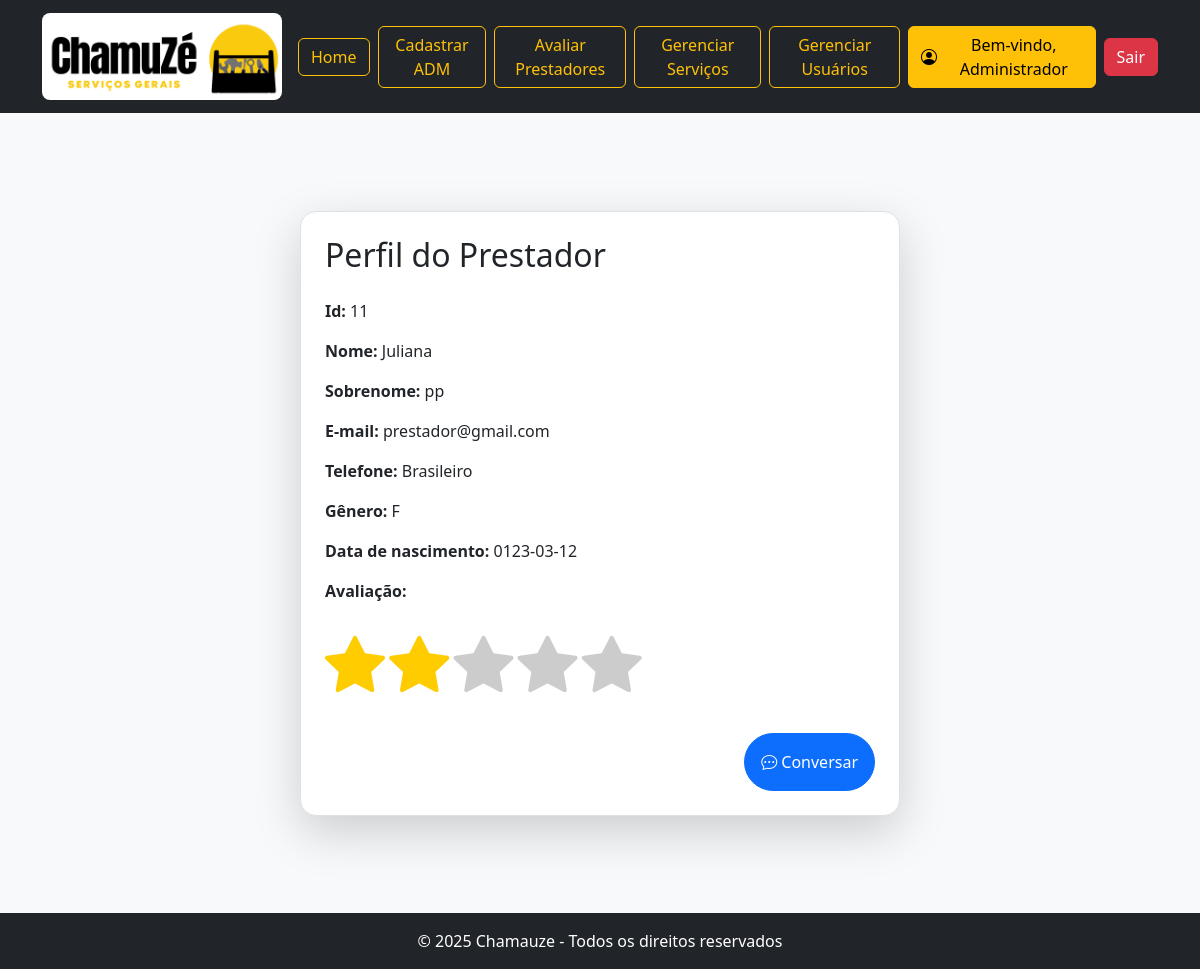
The app's page /prestador/paginaPrestador.php?id_prestador=11 (signed in) with its own data.
### tables this page shows
CREATE TABLE `prestador` (
  `id_prestador` int(11) NOT NULL,
  `cnpj` varchar(14) NOT NULL,
  `img_rg` varchar(255) NOT NULL,
  `chave_pix` varchar(100) NOT NULL,
  `status_avaliacao` enum('aprovado','naoverificado') NOT NULL,
  `data_ingresso_facul` datetime DEFAULT NULL
);

CREATE TABLE `usuario` (
  `id_usuario` int(11) NOT NULL,
  `nome` varchar(100) NOT NULL,
  `sobrenome` varchar(150) NOT NULL,
  `email` varchar(150) NOT NULL,
  `senha` varchar(255) NOT NULL,
  `cpf` varchar(11) NOT NULL,
  `telefone` varchar(30) NOT NULL,
  `nacionalidade` varchar(50) NOT NULL,
  `data_nascimento` date NOT NULL,
  `nota_reputacao` decimal(3,2) NOT NULL,
  `genero` enum('F','M','O') NOT NULL,
  `tipo_perfil` enum('administrador','prestador','solicitante') NOT NULL
);

### helpers/biblioteca.php (called while the page is built, shortened)
<?php
$conexao = conectaDB();
function buscarPrestadorNoBancoPeloId($id){
    global $conexao;
    $sql = "SELECT * FROM usuario LEFT JOIN prestador ON usuario.id_usuario = prestador.id_prestador WHERE id_usuario = ?";
    $stmt = $conexao->prepare($sql);
    $stmt->bind_param("i", $id);
    $stmt->execute();
    $result = $stmt->get_result();
    return $result->fetch_assoc();
}
?>

### prestador/paginaPrestador.php (the view, shortened to what this page needs)
<?php
include "../helpers/biblioteca.php";
$prestador = buscarPrestadorNoBancoPeloId($_GET['id_prestador'] ?? null);
?>
<!DOCTYPE html>
<html lang="pt-br">
<head>
    <link rel="stylesheet" href="../assets/css/estrelas.css">
    <link href="https://cdn.jsdelivr.net/npm/bootstrap@5.3.3/dist/css/bootstrap.min.css" rel="stylesheet">
    <link rel="stylesheet" href="../assets/css/estilo.css">
    <link rel="stylesheet" href="https://cdn.jsdelivr.net/npm/bootstrap-icons/font/bootstrap-icons.css">
</head>
<body class="bg-light  vh-100">
    <main class="min-vh-100 d-flex align-items-center justify-content-center bg-light">
        <div class="col-md-6 shadow-lg p-4 bg-white rounded-4 border">
            <div class="d-flex align-items-center mb-4">
                <h2 class="m-0">Perfil do Prestador</h2>
            </div>
            <p><strong>Id:</strong> <?= $prestador['id_prestador'] ?></p>
            <p><strong>Nome:</strong> <?= $prestador['nome'] ?></p>
            <p><strong>Sobrenome:</strong> <?= $prestador['sobrenome'] ?></p>
            <p><strong>E-mail:</strong> <?= $prestador['email'] ?></p>
            <p><strong>Telefone:</strong> <?= $prestador['telefone'] ?></p>
            <p><strong>Gênero:</strong> <?= $prestador['genero'] ?></p>
            <p><strong>Data de nascimento:</strong> <?= $prestador['data_nascimento'] ?></p>
            <p><strong>Avaliação:</strong></p>
            <div>
                <?php
                if ($prestador['nota_reputacao'] <= 0) {
                    echo "<div>
                    <i class='bi bi-star-fill estrela-avaliacao-vazia'></i>
                    <i class='bi bi-star-fill estrela-avaliacao-vazia'></i>
                    <i class='bi bi-star-fill estrela-avaliacao-vazia'></i>
                    <i class='bi bi-star-fill estrela-avaliacao-vazia'></i>
                    <i class='bi bi-star-fill estrela-avaliacao-vazia'></i>
                    </div>";
                } else if ($prestador['nota_reputacao'] <= 2.5) {
                    echo "<div>
                    <i class='bi bi-star-fill estrela-avaliacao-preenchida'></i>
                    <i class='bi bi-star-fill estrela-avaliacao-preenchida'></i>
                    <i class='bi bi-star-fill estrela-avaliacao-vazia'></i>
                    <i class='bi bi-star-fill estrela-avaliacao-vazia'></i>
                    <i class='bi bi-star-fill estrela-avaliacao-vazia'></i>
                    </div>";
                } else if ($prestador['nota_reputacao'] <= 3.5) {
                    echo "<div>
                    <i class='bi bi-star-fill estrela-avaliacao-preenchida'></i>
                    <i class='bi bi-star-fill estrela-avaliacao-preenchida'></i>
                    <i class='bi bi-star-fill estrela-avaliacao-preenchida'></i>
                    <i class='bi bi-star-fill estrela-avaliacao-vazia'></i>
                    <i class='bi bi-star-fill estrela-avaliacao-vazia'></i>
                    </div>";
                } else if ($prestador['nota_reputacao'] <= 4.5) {
                    echo "<div>
                    <i class='bi bi-star-fill estrela-avaliacao-preenchida'></i>
                    <i class='bi bi-star-fill estrela-avaliacao-preenchida'></i>
                    <i class='bi bi-star-fill estrela-avaliacao-preenchida'></i>
                    <i class='bi bi-star-fill estrela-avaliacao-preenchida'></i>
                    <i class='bi bi-star-fill estrela-avaliacao-vazia'></i>
                    </div>";
                }
                ?>
            </div>
            <form action="../config/chat.php" class="mt-4 text-end" method="GET">
                <button class="btn btn-primary rounded-pill p-3">
                    <i class="bi bi-chat-dots"></i> Conversar
                </button>
            </form>
        </div>
    </main>
    <?php include "../footer.php"; ?>
</body>
</html>

### assets/css/estrelas.css (style rules this page uses)
.estrela-avaliacao-preenchida { font-size: 60px; color:#FC0; }
.estrela-avaliacao-vazia { font-size: 60px; color:#CCC; }

### records on screen
prestador: id_prestador "11", id_prestador.nome "Juliana", id_prestador.sobrenome "pp", id_prestador.email "prestador@gmail.com", id_prestador.telefone "Brasileiro", id_prestador.genero "F", id_prestador.data_nascimento "0123-03-12"

### other values on screen
$nomeUsuario "Administrador"
